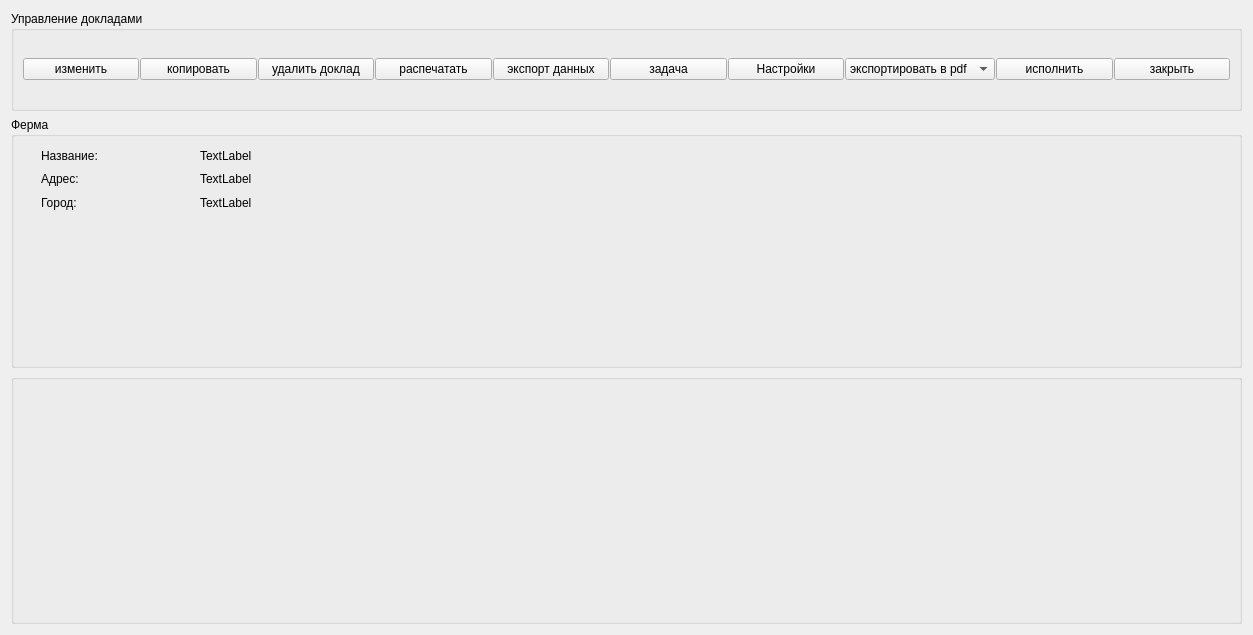
<?xml version="1.0" encoding="UTF-8"?>
<ui version="4.0">
 <class>form_analyse_reports___X_Link</class>
 <widget class="QWidget" name="form_analyse_reports___X_Link">
  <property name="geometry">
   <rect>
    <x>0</x>
    <y>0</y>
    <width>1253</width>
    <height>635</height>
   </rect>
  </property>
  <property name="windowTitle">
   <string>Form</string>
  </property>
  <layout class="QVBoxLayout" name="verticalLayout_4">
   <item>
    <widget class="QGroupBox" name="groupBox_3">
     <property name="maximumSize">
      <size>
       <width>16777215</width>
       <height>100</height>
      </size>
     </property>
     <property name="title">
      <string>Управление докладами</string>
     </property>
     <layout class="QVBoxLayout" name="verticalLayout_3">
      <item>
       <layout class="QHBoxLayout" name="horizontalLayout">
        <property name="spacing">
         <number>1</number>
        </property>
        <item>
         <widget class="QPushButton" name="pushButton_edit">
          <property name="text">
           <string>изменить</string>
          </property>
         </widget>
        </item>
        <item>
         <widget class="QPushButton" name="pushButton_copy">
          <property name="text">
           <string>копировать</string>
          </property>
         </widget>
        </item>
        <item>
         <widget class="QPushButton" name="pushButton_delete_report">
          <property name="text">
           <string>удалить доклад</string>
          </property>
         </widget>
        </item>
        <item>
         <widget class="QPushButton" name="pushButton_print">
          <property name="text">
           <string>распечатать</string>
          </property>
         </widget>
        </item>
        <item>
         <widget class="QPushButton" name="pushButton_export">
          <property name="text">
           <string>экспорт данных</string>
          </property>
         </widget>
        </item>
        <item>
         <widget class="QPushButton" name="pushButton_task">
          <property name="text">
           <string>задача</string>
          </property>
         </widget>
        </item>
        <item>
         <widget class="QPushButton" name="pushButton_settings">
          <property name="text">
           <string>Настройки</string>
          </property>
         </widget>
        </item>
        <item>
         <widget class="QComboBox" name="comboBox_actions">
          <item>
           <property name="text">
            <string>экспортировать в pdf</string>
           </property>
          </item>
         </widget>
        </item>
        <item>
         <widget class="QPushButton" name="pushButton_execute">
          <property name="text">
           <string>исполнить</string>
          </property>
         </widget>
        </item>
        <item>
         <widget class="QPushButton" name="pushButton_close">
          <property name="text">
           <string>закрыть</string>
          </property>
         </widget>
        </item>
       </layout>
      </item>
     </layout>
    </widget>
   </item>
   <item>
    <widget class="QGroupBox" name="groupBox">
     <property name="minimumSize">
      <size>
       <width>0</width>
       <height>120</height>
      </size>
     </property>
     <property name="maximumSize">
      <size>
       <width>16777215</width>
       <height>13213</height>
      </size>
     </property>
     <property name="title">
      <string>Ферма</string>
     </property>
     <widget class="QWidget" name="layoutWidget">
      <property name="geometry">
       <rect>
        <x>30</x>
        <y>30</y>
        <width>311</width>
        <height>64</height>
       </rect>
      </property>
      <layout class="QHBoxLayout" name="horizontalLayout_2">
       <item>
        <layout class="QVBoxLayout" name="verticalLayout">
         <item>
          <widget class="QLabel" name="label_name">
           <property name="text">
            <string>Название: </string>
           </property>
          </widget>
         </item>
         <item>
          <widget class="QLabel" name="label__address">
           <property name="text">
            <string>Адрес:</string>
           </property>
          </widget>
         </item>
         <item>
          <widget class="QLabel" name="label_ciy">
           <property name="text">
            <string>Город:</string>
           </property>
          </widget>
         </item>
        </layout>
       </item>
       <item>
        <layout class="QVBoxLayout" name="verticalLayout_2">
         <item>
          <widget class="QLabel" name="label_value_Name">
           <property name="text">
            <string>TextLabel</string>
           </property>
          </widget>
         </item>
         <item>
          <widget class="QLabel" name="label__value_address">
           <property name="text">
            <string>TextLabel</string>
           </property>
          </widget>
         </item>
         <item>
          <widget class="QLabel" name="label__value_city">
           <property name="text">
            <string>TextLabel</string>
           </property>
          </widget>
         </item>
        </layout>
       </item>
      </layout>
     </widget>
    </widget>
   </item>
   <item>
    <widget class="QGroupBox" name="groupBox_2">
     <property name="title">
      <string/>
     </property>
     <layout class="QVBoxLayout" name="verticalLayout_5">
      <item>
       <layout class="QVBoxLayout" name="verticalLayout_tableview"/>
      </item>
     </layout>
    </widget>
   </item>
  </layout>
 </widget>
 <resources/>
 <connections/>
</ui>
